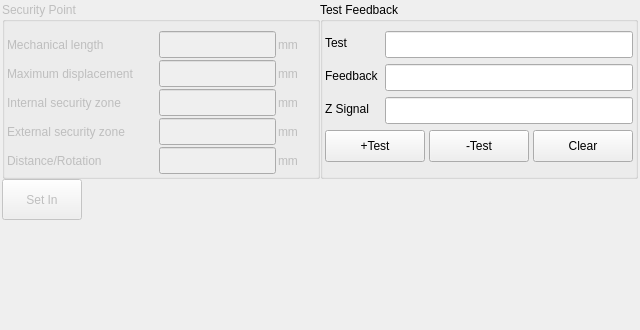
<?xml version="1.0" encoding="UTF-8"?>
<ui version="4.0">
 <class>AxisSettingsFrame</class>
 <widget class="QFrame" name="AxisSettingsFrame">
  <property name="geometry">
   <rect>
    <x>0</x>
    <y>0</y>
    <width>640</width>
    <height>330</height>
   </rect>
  </property>
  <property name="windowTitle">
   <string>Frame</string>
  </property>
  <property name="styleSheet">
   <string notr="true">QMessageBox QAbstractButton
{
    min-width: 90px;
	min-height:30px;
}
</string>
  </property>
  <property name="frameShape">
   <enum>QFrame::NoFrame</enum>
  </property>
  <property name="frameShadow">
   <enum>QFrame::Plain</enum>
  </property>
  <layout class="QVBoxLayout" name="verticalLayout">
   <property name="spacing">
    <number>0</number>
   </property>
   <property name="leftMargin">
    <number>2</number>
   </property>
   <property name="topMargin">
    <number>2</number>
   </property>
   <property name="rightMargin">
    <number>2</number>
   </property>
   <property name="bottomMargin">
    <number>2</number>
   </property>
   <item>
    <layout class="QHBoxLayout" name="horizontalLayout_3">
     <item>
      <widget class="QGroupBox" name="securityPointGroupBox">
       <property name="enabled">
        <bool>false</bool>
       </property>
       <property name="title">
        <string>Security Point</string>
       </property>
       <layout class="QGridLayout" name="gridLayout">
        <property name="leftMargin">
         <number>2</number>
        </property>
        <property name="bottomMargin">
         <number>2</number>
        </property>
        <property name="spacing">
         <number>2</number>
        </property>
        <item row="1" column="0">
         <widget class="QLabel" name="label_2">
          <property name="sizePolicy">
           <sizepolicy hsizetype="Fixed" vsizetype="Preferred">
            <horstretch>0</horstretch>
            <verstretch>0</verstretch>
           </sizepolicy>
          </property>
          <property name="minimumSize">
           <size>
            <width>150</width>
            <height>0</height>
           </size>
          </property>
          <property name="text">
           <string>Maximum displacement</string>
          </property>
         </widget>
        </item>
        <item row="1" column="1">
         <widget class="ICLineEditWithVirtualNumericKeypad" name="maximumDisplacementLineEdit">
          <property name="minimumSize">
           <size>
            <width>0</width>
            <height>27</height>
           </size>
          </property>
          <property name="maximumSize">
           <size>
            <width>16777215</width>
            <height>27</height>
           </size>
          </property>
         </widget>
        </item>
        <item row="2" column="0">
         <widget class="QLabel" name="minLabel">
          <property name="sizePolicy">
           <sizepolicy hsizetype="Fixed" vsizetype="Preferred">
            <horstretch>0</horstretch>
            <verstretch>0</verstretch>
           </sizepolicy>
          </property>
          <property name="minimumSize">
           <size>
            <width>150</width>
            <height>0</height>
           </size>
          </property>
          <property name="text">
           <string>Internal security zone</string>
          </property>
         </widget>
        </item>
        <item row="2" column="1">
         <widget class="ICLineEditWithVirtualNumericKeypad" name="internalSecurityZoneLineEdit">
          <property name="minimumSize">
           <size>
            <width>0</width>
            <height>27</height>
           </size>
          </property>
          <property name="maximumSize">
           <size>
            <width>16777215</width>
            <height>27</height>
           </size>
          </property>
         </widget>
        </item>
        <item row="3" column="0">
         <widget class="QLabel" name="maxLabel">
          <property name="sizePolicy">
           <sizepolicy hsizetype="Fixed" vsizetype="Preferred">
            <horstretch>0</horstretch>
            <verstretch>0</verstretch>
           </sizepolicy>
          </property>
          <property name="minimumSize">
           <size>
            <width>150</width>
            <height>0</height>
           </size>
          </property>
          <property name="text">
           <string>External security zone</string>
          </property>
         </widget>
        </item>
        <item row="3" column="1">
         <widget class="ICLineEditWithVirtualNumericKeypad" name="externalSecurityZoneLineEdit">
          <property name="minimumSize">
           <size>
            <width>0</width>
            <height>27</height>
           </size>
          </property>
          <property name="maximumSize">
           <size>
            <width>16777215</width>
            <height>27</height>
           </size>
          </property>
         </widget>
        </item>
        <item row="1" column="2">
         <widget class="QLabel" name="label_4">
          <property name="sizePolicy">
           <sizepolicy hsizetype="Fixed" vsizetype="Preferred">
            <horstretch>0</horstretch>
            <verstretch>0</verstretch>
           </sizepolicy>
          </property>
          <property name="minimumSize">
           <size>
            <width>30</width>
            <height>0</height>
           </size>
          </property>
          <property name="text">
           <string>mm</string>
          </property>
         </widget>
        </item>
        <item row="2" column="2">
         <widget class="QLabel" name="minUnitLabel">
          <property name="sizePolicy">
           <sizepolicy hsizetype="Fixed" vsizetype="Preferred">
            <horstretch>0</horstretch>
            <verstretch>0</verstretch>
           </sizepolicy>
          </property>
          <property name="minimumSize">
           <size>
            <width>30</width>
            <height>0</height>
           </size>
          </property>
          <property name="text">
           <string>mm</string>
          </property>
         </widget>
        </item>
        <item row="3" column="2">
         <widget class="QLabel" name="maxUnitLabel">
          <property name="sizePolicy">
           <sizepolicy hsizetype="Fixed" vsizetype="Preferred">
            <horstretch>0</horstretch>
            <verstretch>0</verstretch>
           </sizepolicy>
          </property>
          <property name="minimumSize">
           <size>
            <width>30</width>
            <height>0</height>
           </size>
          </property>
          <property name="text">
           <string>mm</string>
          </property>
         </widget>
        </item>
        <item row="4" column="2">
         <widget class="QLabel" name="label_11">
          <property name="sizePolicy">
           <sizepolicy hsizetype="Fixed" vsizetype="Preferred">
            <horstretch>0</horstretch>
            <verstretch>0</verstretch>
           </sizepolicy>
          </property>
          <property name="minimumSize">
           <size>
            <width>30</width>
            <height>0</height>
           </size>
          </property>
          <property name="text">
           <string>mm</string>
          </property>
         </widget>
        </item>
        <item row="4" column="1">
         <widget class="ICLineEditWithVirtualNumericKeypad" name="distanceRotationEdit">
          <property name="minimumSize">
           <size>
            <width>0</width>
            <height>27</height>
           </size>
          </property>
          <property name="maximumSize">
           <size>
            <width>16777215</width>
            <height>27</height>
           </size>
          </property>
         </widget>
        </item>
        <item row="4" column="0">
         <widget class="QLabel" name="label_8">
          <property name="sizePolicy">
           <sizepolicy hsizetype="Fixed" vsizetype="Preferred">
            <horstretch>0</horstretch>
            <verstretch>0</verstretch>
           </sizepolicy>
          </property>
          <property name="minimumSize">
           <size>
            <width>150</width>
            <height>0</height>
           </size>
          </property>
          <property name="text">
           <string>Distance/Rotation</string>
          </property>
         </widget>
        </item>
        <item row="0" column="1">
         <widget class="ICLineEditWithVirtualNumericKeypad" name="mechanicalLengthLineEdit">
          <property name="enabled">
           <bool>false</bool>
          </property>
          <property name="minimumSize">
           <size>
            <width>0</width>
            <height>27</height>
           </size>
          </property>
          <property name="maximumSize">
           <size>
            <width>16777215</width>
            <height>27</height>
           </size>
          </property>
         </widget>
        </item>
        <item row="0" column="2">
         <widget class="QLabel" name="label_3">
          <property name="sizePolicy">
           <sizepolicy hsizetype="Fixed" vsizetype="Preferred">
            <horstretch>0</horstretch>
            <verstretch>0</verstretch>
           </sizepolicy>
          </property>
          <property name="minimumSize">
           <size>
            <width>30</width>
            <height>0</height>
           </size>
          </property>
          <property name="text">
           <string>mm</string>
          </property>
         </widget>
        </item>
        <item row="0" column="0">
         <widget class="QLabel" name="label">
          <property name="sizePolicy">
           <sizepolicy hsizetype="Fixed" vsizetype="Preferred">
            <horstretch>0</horstretch>
            <verstretch>0</verstretch>
           </sizepolicy>
          </property>
          <property name="minimumSize">
           <size>
            <width>150</width>
            <height>0</height>
           </size>
          </property>
          <property name="text">
           <string>Mechanical length</string>
          </property>
         </widget>
        </item>
       </layout>
      </widget>
     </item>
     <item>
      <widget class="QGroupBox" name="groupBox_2">
       <property name="title">
        <string>Test Feedback</string>
       </property>
       <layout class="QFormLayout" name="formLayout_2">
        <property name="leftMargin">
         <number>2</number>
        </property>
        <property name="rightMargin">
         <number>2</number>
        </property>
        <property name="bottomMargin">
         <number>0</number>
        </property>
        <item row="0" column="0">
         <widget class="QLabel" name="label_5">
          <property name="text">
           <string>Test</string>
          </property>
         </widget>
        </item>
        <item row="0" column="1">
         <widget class="QLineEdit" name="testLineEdit">
          <property name="minimumSize">
           <size>
            <width>0</width>
            <height>27</height>
           </size>
          </property>
          <property name="maximumSize">
           <size>
            <width>16777215</width>
            <height>27</height>
           </size>
          </property>
         </widget>
        </item>
        <item row="1" column="0">
         <widget class="QLabel" name="label_6">
          <property name="text">
           <string>Feedback</string>
          </property>
         </widget>
        </item>
        <item row="1" column="1">
         <widget class="QLineEdit" name="feedbackEdit">
          <property name="minimumSize">
           <size>
            <width>0</width>
            <height>27</height>
           </size>
          </property>
          <property name="maximumSize">
           <size>
            <width>16777215</width>
            <height>27</height>
           </size>
          </property>
         </widget>
        </item>
        <item row="2" column="0">
         <widget class="QLabel" name="label_7">
          <property name="text">
           <string>Z Signal</string>
          </property>
         </widget>
        </item>
        <item row="2" column="1">
         <widget class="QLineEdit" name="zSignalEdit">
          <property name="minimumSize">
           <size>
            <width>0</width>
            <height>27</height>
           </size>
          </property>
          <property name="maximumSize">
           <size>
            <width>16777215</width>
            <height>27</height>
           </size>
          </property>
         </widget>
        </item>
        <item row="3" column="0" colspan="2">
         <layout class="QHBoxLayout" name="horizontalLayout">
          <property name="spacing">
           <number>4</number>
          </property>
          <item>
           <widget class="QPushButton" name="testPushButton">
            <property name="sizePolicy">
             <sizepolicy hsizetype="Preferred" vsizetype="Preferred">
              <horstretch>0</horstretch>
              <verstretch>0</verstretch>
             </sizepolicy>
            </property>
            <property name="minimumSize">
             <size>
              <width>90</width>
              <height>32</height>
             </size>
            </property>
            <property name="maximumSize">
             <size>
              <width>16777215</width>
              <height>32</height>
             </size>
            </property>
            <property name="text">
             <string>+Test</string>
            </property>
           </widget>
          </item>
          <item>
           <widget class="QPushButton" name="revTestPushButton">
            <property name="sizePolicy">
             <sizepolicy hsizetype="Preferred" vsizetype="Preferred">
              <horstretch>0</horstretch>
              <verstretch>0</verstretch>
             </sizepolicy>
            </property>
            <property name="minimumSize">
             <size>
              <width>90</width>
              <height>32</height>
             </size>
            </property>
            <property name="maximumSize">
             <size>
              <width>16777215</width>
              <height>32</height>
             </size>
            </property>
            <property name="text">
             <string>-Test</string>
            </property>
           </widget>
          </item>
          <item>
           <widget class="QPushButton" name="pushButton">
            <property name="sizePolicy">
             <sizepolicy hsizetype="Preferred" vsizetype="Preferred">
              <horstretch>0</horstretch>
              <verstretch>0</verstretch>
             </sizepolicy>
            </property>
            <property name="minimumSize">
             <size>
              <width>90</width>
              <height>32</height>
             </size>
            </property>
            <property name="maximumSize">
             <size>
              <width>16777215</width>
              <height>32</height>
             </size>
            </property>
            <property name="text">
             <string>Clear</string>
            </property>
           </widget>
          </item>
         </layout>
        </item>
       </layout>
      </widget>
     </item>
    </layout>
   </item>
   <item>
    <layout class="QHBoxLayout" name="horizontalLayout_2">
     <item>
      <widget class="QToolButton" name="saveToolButton">
       <property name="enabled">
        <bool>false</bool>
       </property>
       <property name="sizePolicy">
        <sizepolicy hsizetype="Preferred" vsizetype="Preferred">
         <horstretch>0</horstretch>
         <verstretch>0</verstretch>
        </sizepolicy>
       </property>
       <property name="minimumSize">
        <size>
         <width>80</width>
         <height>41</height>
        </size>
       </property>
       <property name="maximumSize">
        <size>
         <width>80</width>
         <height>41</height>
        </size>
       </property>
       <property name="text">
        <string>Set In</string>
       </property>
      </widget>
     </item>
     <item>
      <widget class="QLabel" name="guildLabel">
       <property name="text">
        <string/>
       </property>
      </widget>
     </item>
    </layout>
   </item>
   <item>
    <spacer name="verticalSpacer">
     <property name="orientation">
      <enum>Qt::Vertical</enum>
     </property>
     <property name="sizeHint" stdset="0">
      <size>
       <width>20</width>
       <height>40</height>
      </size>
     </property>
    </spacer>
   </item>
  </layout>
 </widget>
 <customwidgets>
  <customwidget>
   <class>ICLineEditWithVirtualNumericKeypad</class>
   <extends>QLineEdit</extends>
   <header>iclineeditwithvirtualnumerickeypad.h</header>
  </customwidget>
 </customwidgets>
 <resources/>
 <connections/>
</ui>
